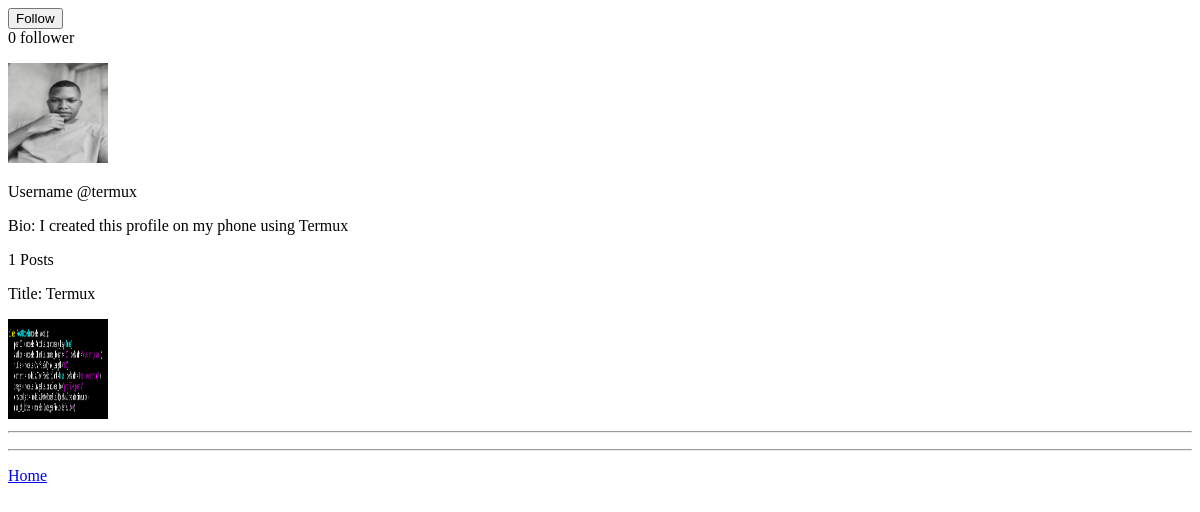
The page /profile/termux on the database as committed earlier.
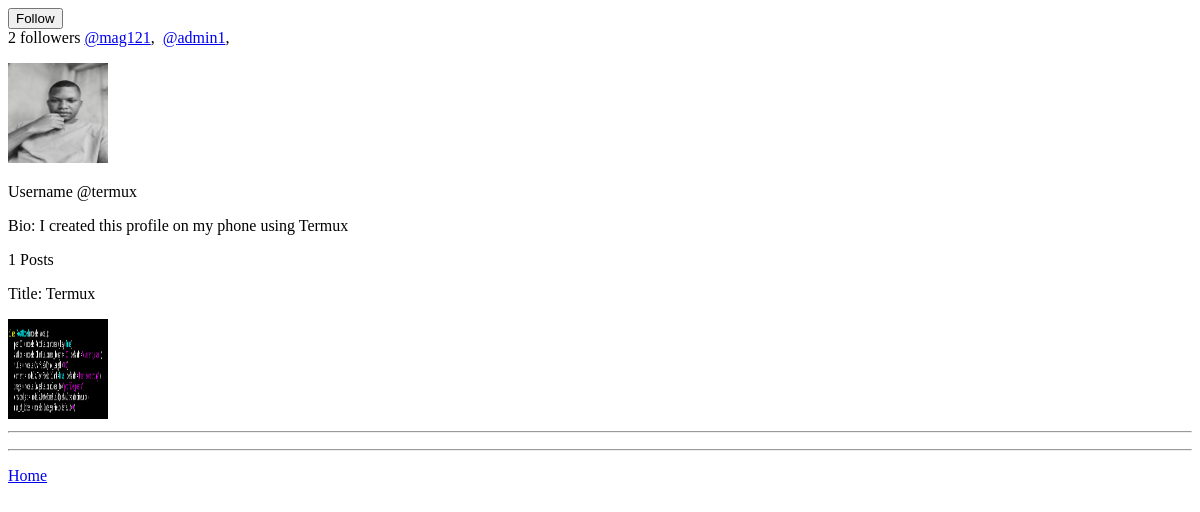
The same page on the database as committed later.
### thread/models.py (models this page shows, shortened)
class PostModel(models.Model):
    postID = models.AutoField(primary_key=True)
    author = models.CharField(max_length=100, default='current_user')
    title = models.CharField(max_length=100)
    content = models.TextField(blank=True, default="Post something")
    image = models.ImageField(upload_to='profile_posts')
    created_at = models.DateTimeField(default=datetime.now)
    num_of_likes = models.IntegerField(default=0)

class FollowerModel(models.Model):
    follower = models.CharField(max_length=100)
    user = models.CharField(max_length=100)

### thread/views.py (the view)
# urls.py: path('profile/<str:pk>', views.profile, name='profile'),
def profile(request, pk):
    user_object = User.objects.get(username=pk)
    user_profile = Profile.objects.get(user=user_object)
    user_post = PostModel.objects.filter(author=pk)
    user_post_len = len(user_post)
    image_url = user_profile.profile_pics.url
    follower = request.user.username
    user = pk
    if FollowerModel.objects.filter(follower=follower, user=user):
        follow_check = "Unfollow"
    else:
        follow_check = "Follow"
    fans = FollowerModel.objects.filter(user=pk)
    fans_count = len(fans)
    context = {
        "user_object": user_object,
        "user_profile": user_profile,
        "user_post": user_post,
        "user_post_len": user_post_len,
        "image_url": image_url,
        "follow_check": follow_check,
        "fans_count": fans_count,
        "fans": fans,
        }
    return render(request, 'profile.html', context)

### thread/templates/profile.html (shortened to what this page needs)
<!DOCTYPE html>
<html lang="en">
<head>
</head>
<body>
    <div>
        <form action="{% url 'follow' %}" method="post">
            <input type="submit" value="{{ follow_check }}">
        </form>
        {% if fans_count > 1 %}
        {{ fans_count }} followers
        {% else %}
        {{ fans_count }} follower
        {% endif %}
        {% for fn in fans %}
        <a href="{% url 'profile' fn.follower %}">@{{ fn.follower }}</a>,&nbsp;
        {% endfor %}
    </div>
    <p>
        <img src="{{ image_url }}" alt="Profile Image" width="100" height="100">
    </p>
    <p>
      Username  @{{ user_profile.user.username}}
    </p>
    <p>
        Bio: {{ user_profile.bio}}
    </p>
    <p>
      {{ user_post_len }}&nbsp;Posts
    </p>
    <p>
        {% for post in user_post %}
        <div>
        <p>Title: {{ post.title }}</p>
        <a href="{{ post.image.url }}">
            <img src="{{ post.image.url }}" alt="pics" height="100" width="100">
        </a>
        <hr style="color: green;">
        </div>
        {% endfor %}
    </p>
    <hr style="color: aqua;">
    <p>
        <a href="{% url 'home' %}">Home</a>
    </p>
</body>
</html>

Rows that differ between the two databases and show on the page:
added FollowerModel: follower "mag121"
added FollowerModel: follower "admin1"
Other text that changed with them:
{{ fans_count }}: (not shown) → "2"
{{ fans_count }}: "0" → (not shown)
text no longer shown: "follower"
text now shown: "followers"
